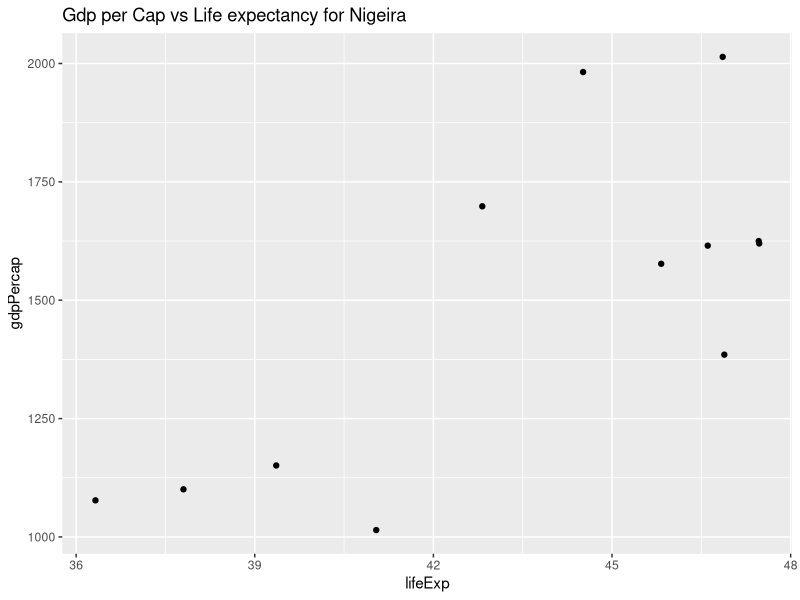
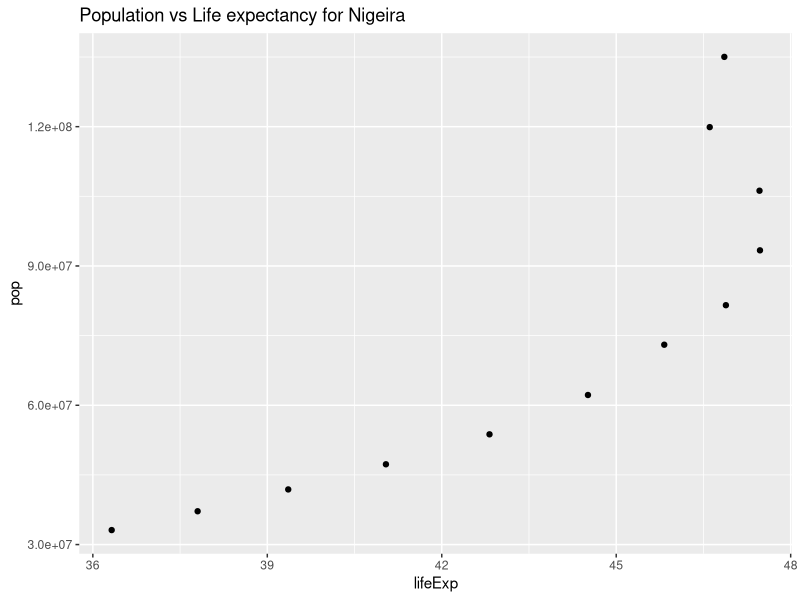

Source code (R) for these figures, in order:
## ---- chunk 1
suppressPackageStartupMessages(library(tidyverse))
library(ggplot2)
## ---- chunk 2
gap_data <- read.csv(file="gap_extract.csv", header = TRUE, sep=",")
## ---- chunk 3
str(gap_data)
## ---- chunk 4
gap_data %>% 
	head() %>%
	knitr::kable()
## ---- chunk 5
gap_data %>%
	ggplot(aes(lifeExp,gdpPercap) ) + 
	geom_point() +  ggtitle("Gdp per Cap vs Life expectancy for Nigeira")
## ---- chunk 6
gap_data %>%
	ggplot(aes(lifeExp,pop) ) + 
	geom_point() +  ggtitle("Population vs Life expectancy for Nigeira")
## ---- chunk 7
Nig_data <- gap_data %>%
	select(year,gdpPercap,pop,lifeExp)

write.csv(Nig_data,"Nig_data.csv",row.names = FALSE, quote = FALSE)

